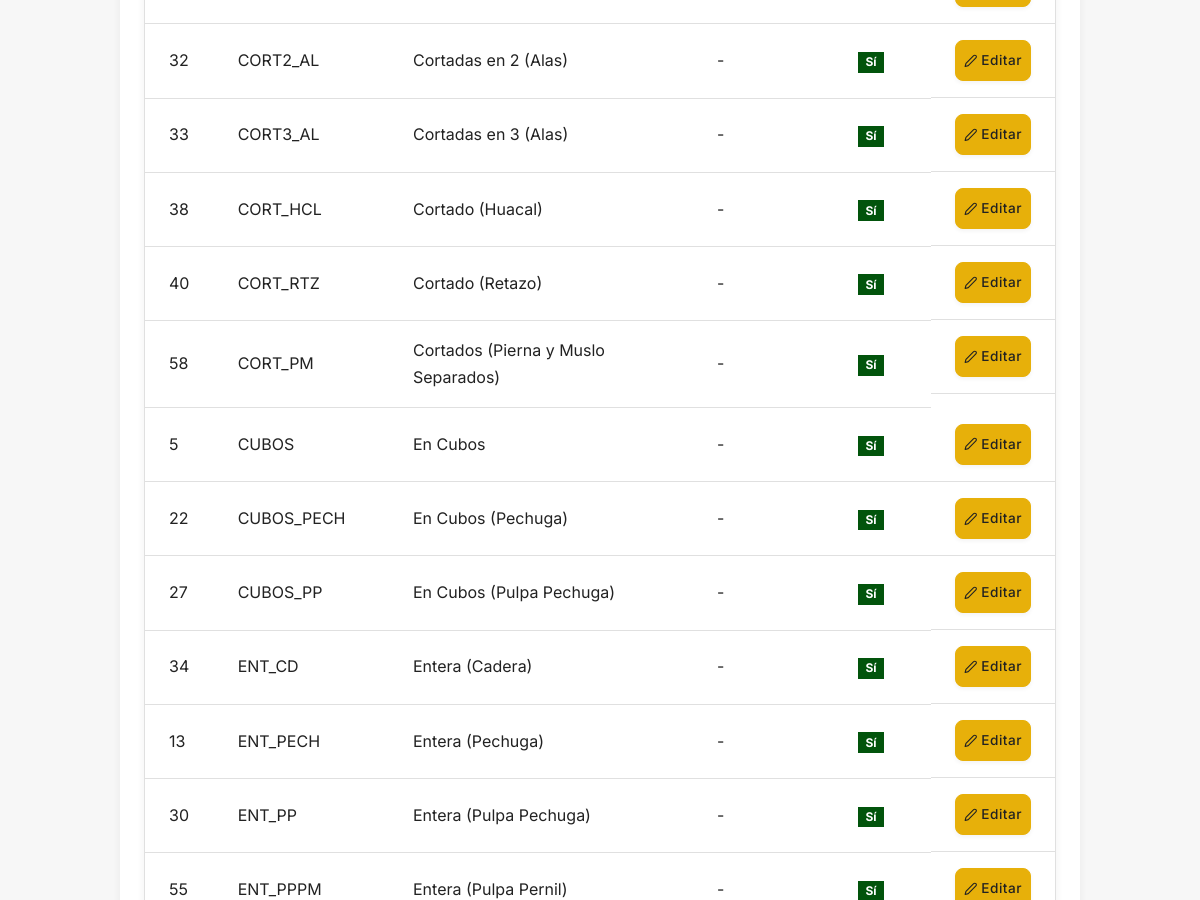
The app's page /productos/modificaciones (signed in, middle part), older data.
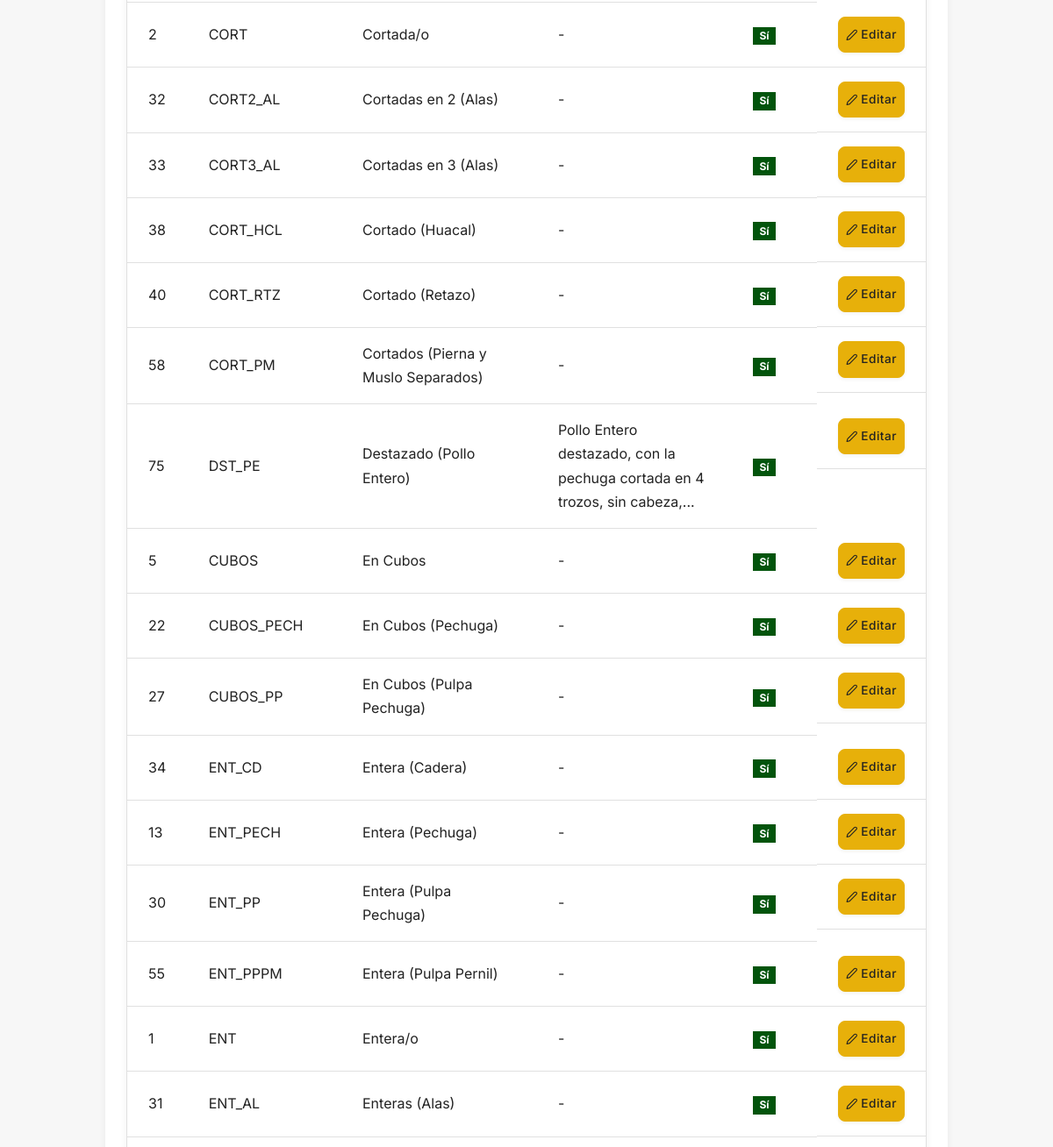
The same page, newer data.
### app/models.py (models this page shows, shortened)
class Modificacion(db.Model):
    __tablename__ = 'modificaciones'
    id = db.Column(db.Integer, primary_key=True)
    codigo_modif = db.Column(db.String(20), unique=True, nullable=False, index=True) # Ej: 'MOLI', 'ASAR'
    nombre = db.Column(db.String(100), nullable=False, index=True)
    descripcion = db.Column(db.Text, nullable=True)
    activo = db.Column(db.Boolean, nullable=False, default=True, index=True)
    productos_asociados = db.relationship(
        'Producto',
        secondary=producto_modificacion_association,
        back_populates='modificaciones_directas',
        lazy='dynamic'
    )
    subproductos_asociados = db.relationship(
        'Subproducto',
        secondary=subproducto_modificacion_association,
        back_populates='modificaciones_aplicables',
        lazy='dynamic'
    )

### app/productos/routes.py (the view)
@bp.route('/modificaciones')
@login_required
def listar_modificaciones():
    if current_user.rol != 'ADMINISTRADOR':
        flash('No tienes permiso para acceder a esta sección.', 'danger')
        return redirect(url_for('index')) # O a productos.listar_productos
    modificaciones_list = services.obtener_todas_las_modificaciones()
    return render_template('productos/listar_modificaciones.html',
                           modificaciones=modificaciones_list,
                           title="Gestión de Modificaciones")

### app/models.py (called while the page is built)
@login.user_loader
def load_user(id):
    return db.session.get(Usuario, int(id))

### app/productos/services.py (called while the page is built)
def obtener_todas_las_modificaciones():
    return Modificacion.query.order_by(Modificacion.nombre.asc()).all()

### app/templates/productos/listar_modificaciones.html (shortened to what this page needs)
{% extends "layouts/base.html" %}
{% block content %}
<main>
    <div class="page-content">
        {% if modificaciones %}
        <div class="table-container">
            <table class="custom-table">
                <tbody>
                    {% for mod in modificaciones %}
                    <tr>
                        <td data-label="ID">{{ mod.id }}</td>
                        <td data-label="Código">{{ mod.codigo_modif }}</td>
                        <td data-label="Nombre">{{ mod.nombre }}</td>
                        <td data-label="Descripción">{{ mod.descripcion | truncate(80) if mod.descripcion else '-' }}</td>
                        <td data-label="Activa">
                            {% if mod.activo %}
                                <span class="badge badge--success">Sí</span>
                            {% else %}
                                <span class="badge badge--danger">No</span>
                            {% endif %}
                        </td>
                        <td data-label="Acciones" class="actions-cell">
                            <a href="{{ url_for('productos.editar_modificacion', modificacion_id=mod.id) }}" class="btn btn--warning btn--small" title="Editar">
                                <svg xmlns="http://www.w3.org/2000/svg" width="16" height="16" viewBox="0 0 24 24" fill="none" stroke="currentColor" stroke-width="2" stroke-linecap="round" stroke-linejoin="round" class="feather feather-edit-2"><path d="M17 3a2.828 2.828 0 1 1 4 4L7.5 20.5 2 22l1.5-5.5L17 3z"></path></svg>
                                Editar
                            </a>
                        </td>
                    </tr>
                    {% endfor %}
                </tbody>
            </table>
        </div>
        {% else %}
        <div class="message message-info" role="alert">
            No hay modificaciones para mostrar. Puedes <a href="{{ url_for('productos.crear_modificacion') }}">crear una nueva</a>.
        </div>
        {% endif %}
    </div>
</main>
{% endblock %}

Row changes from the older to the newer data that the page shows:
now on this page (row unchanged): Modificacion: id "2", codigo_modif "CORT", nombre "Cortada/o", descripcion "-", activo "Sí"
added Modificacion: id "75", codigo_modif "DST_PE", nombre "Destazado (Pollo Entero)", descripcion "Pollo Entero destazado, con la pechuga cortada en 4 trozos, sin cabeza,...", activo "Sí"
now on this page (row unchanged): Modificacion: id "1", codigo_modif "ENT", nombre "Entera/o", descripcion "-", activo "Sí"
now on this page (row unchanged): Modificacion: id "31", codigo_modif "ENT_AL", nombre "Enteras (Alas)", descripcion "-", activo "Sí"
